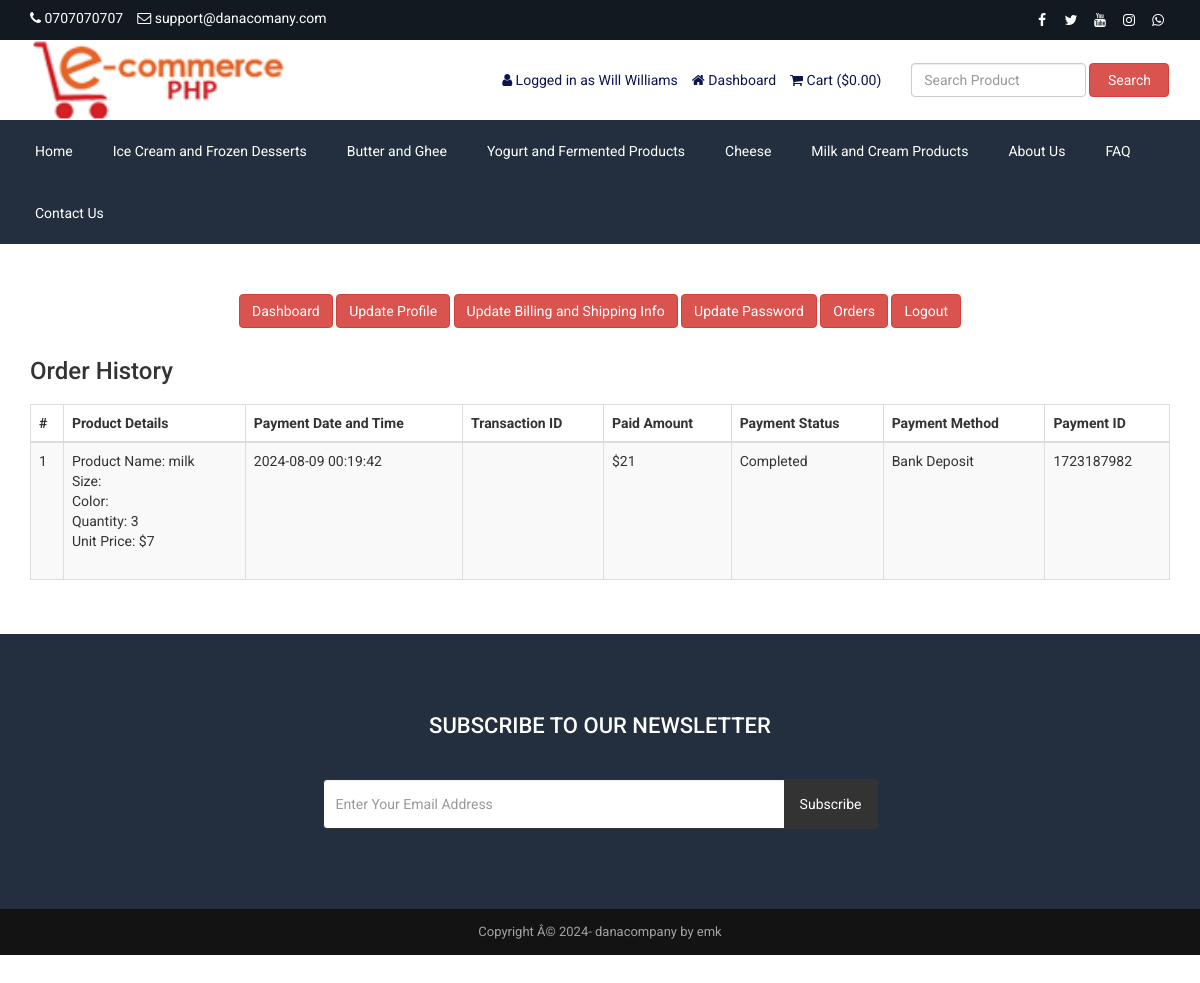
Page /customer-order.php (signed in) on the committed database.
### tables this page shows
CREATE TABLE `tbl_settings` (
  `id` int(11) NOT NULL,
  `logo` varchar(255) NOT NULL,
  `favicon` varchar(255) NOT NULL,
  `footer_about` text NOT NULL,
  `footer_copyright` text NOT NULL,
  `contact_address` text NOT NULL,
  `contact_email` varchar(255) NOT NULL,
  `contact_phone` varchar(255) NOT NULL,
  `contact_fax` varchar(255) NOT NULL,
  `contact_map_iframe` text NOT NULL,
  `receive_email` varchar(255) NOT NULL,
  `receive_email_subject` varchar(255) NOT NULL,
  `receive_email_thank_you_message` text NOT NULL,
  `forget_password_message` text NOT NULL,
  `total_recent_post_footer` int(10) NOT NULL,
  `total_popular_post_footer` int(10) NOT NULL,
  `total_recent_post_sidebar` int(11) NOT NULL,
  `total_popular_post_sidebar` int(11) NOT NULL,
  `total_featured_product_home` int(11) NOT NULL,
  `total_latest_product_home` int(11) NOT NULL,
  `total_popular_product_home` int(11) NOT NULL,
  `meta_title_home` text NOT NULL,
  `meta_keyword_home` text NOT NULL,
  `meta_description_home` text NOT NULL,
  `banner_login` text NOT NULL,
  `banner_registration` text NOT NULL,
  `banner_forget_password` text NOT NULL,
  `banner_reset_password` text NOT NULL,
  `banner_search` text NOT NULL,
  `banner_cart` text NOT NULL,
  `banner_checkout` text NOT NULL,
  `banner_product_category` text NOT NULL,
  `banner_blog` text NOT NULL,
  `cta_title` text NOT NULL,
  `cta_content` text NOT NULL,
  `cta_read_more_text` text NOT NULL,
  `cta_read_more_url` text NOT NULL,
  `cta_photo` text NOT NULL,
  `featured_product_title` text NOT NULL,
  `featured_product_subtitle` text NOT NULL,
  `latest_product_title` text NOT NULL,
  `latest_product_subtitle` text NOT NULL,
  `popular_product_title` text NOT NULL,
  `popular_product_subtitle` text NOT NULL,
  `testimonial_title` text NOT NULL,
  `testimonial_subtitle` text NOT NULL,
  `testimonial_photo` text NOT NULL,
  `blog_title` text NOT NULL,
  `blog_subtitle` text NOT NULL,
  `newsletter_text` text NOT NULL,
  `paypal_email` varchar(255) NOT NULL,
  `stripe_public_key` varchar(255) NOT NULL,
  `stripe_secret_key` varchar(255) NOT NULL,
  `bank_detail` text NOT NULL,
  `before_head` text NOT NULL,
  `after_body` text NOT NULL,
  `before_body` text NOT NULL,
  `home_service_on_off` int(11) NOT NULL,
  `home_welcome_on_off` int(11) NOT NULL,
  `home_featured_product_on_off` int(11) NOT NULL,
  `home_latest_product_on_off` int(11) NOT NULL,
  `home_popular_product_on_off` int(11) NOT NULL,
  `home_testimonial_on_off` int(11) NOT NULL,
  `home_blog_on_off` int(11) NOT NULL,
  `newsletter_on_off` int(11) NOT NULL,
  `ads_above_welcome_on_off` int(1) NOT NULL,
  `ads_above_featured_product_on_off` int(1) NOT NULL,
  `ads_above_latest_product_on_off` int(1) NOT NULL,
  `ads_above_popular_product_on_off` int(1) NOT NULL,
  `ads_above_testimonial_on_off` int(1) NOT NULL,
  `ads_category_sidebar_on_off` int(1) NOT NULL
);

CREATE TABLE `tbl_social` (
  `social_id` int(11) NOT NULL,
  `social_name` varchar(30) NOT NULL,
  `social_url` varchar(255) NOT NULL,
  `social_icon` varchar(30) NOT NULL
);

CREATE TABLE `tbl_top_category` (
  `tcat_id` int(11) NOT NULL,
  `tcat_name` varchar(255) NOT NULL,
  `show_on_menu` int(1) NOT NULL
);

CREATE TABLE `tbl_page` (
  `id` int(11) NOT NULL,
  `about_title` varchar(255) NOT NULL,
  `about_content` text NOT NULL,
  `about_banner` varchar(255) NOT NULL,
  `about_meta_title` varchar(255) NOT NULL,
  `about_meta_keyword` text NOT NULL,
  `about_meta_description` text NOT NULL,
  `faq_title` varchar(255) NOT NULL,
  `faq_banner` varchar(255) NOT NULL,
  `faq_meta_title` varchar(255) NOT NULL,
  `faq_meta_keyword` text NOT NULL,
  `faq_meta_description` text NOT NULL,
  `blog_title` varchar(255) NOT NULL,
  `blog_banner` varchar(255) NOT NULL,
  `blog_meta_title` varchar(255) NOT NULL,
  `blog_meta_keyword` text NOT NULL,
  `blog_meta_description` text NOT NULL,
  `contact_title` varchar(255) NOT NULL,
  `contact_banner` varchar(255) NOT NULL,
  `contact_meta_title` varchar(255) NOT NULL,
  `contact_meta_keyword` text NOT NULL,
  `contact_meta_description` text NOT NULL,
  `pgallery_title` varchar(255) NOT NULL,
  `pgallery_banner` varchar(255) NOT NULL,
  `pgallery_meta_title` varchar(255) NOT NULL,
  `pgallery_meta_keyword` text NOT NULL,
  `pgallery_meta_description` text NOT NULL,
  `vgallery_title` varchar(255) NOT NULL,
  `vgallery_banner` varchar(255) NOT NULL,
  `vgallery_meta_title` varchar(255) NOT NULL,
  `vgallery_meta_keyword` text NOT NULL,
  `vgallery_meta_description` text NOT NULL
);

CREATE TABLE `tbl_payment` (
  `id` int(11) NOT NULL,
  `customer_id` int(11) NOT NULL,
  `customer_name` varchar(255) NOT NULL,
  `customer_email` varchar(255) NOT NULL,
  `payment_date` varchar(50) NOT NULL,
  `txnid` varchar(255) NOT NULL,
  `paid_amount` int(11) NOT NULL,
  `card_number` varchar(50) NOT NULL,
  `card_cvv` varchar(10) NOT NULL,
  `card_month` varchar(10) NOT NULL,
  `card_year` varchar(10) NOT NULL,
  `bank_transaction_info` text NOT NULL,
  `payment_method` varchar(20) NOT NULL,
  `payment_status` varchar(25) NOT NULL,
  `shipping_status` varchar(20) NOT NULL,
  `payment_id` varchar(255) NOT NULL
);

CREATE TABLE `tbl_order` (
  `id` int(11) NOT NULL,
  `product_id` int(11) NOT NULL,
  `product_name` varchar(255) NOT NULL,
  `size` varchar(100) NOT NULL,
  `color` varchar(100) NOT NULL,
  `quantity` varchar(50) NOT NULL,
  `unit_price` varchar(50) NOT NULL,
  `payment_id` varchar(255) NOT NULL
);

### customer-order.php (the view, shortened to what this page needs)
<?php require_once('header.php'); ?>
<div class="page">
    <div class="container">
        <div class="row">
            <div class="col-md-12">
                <?php require_once('customer-sidebar.php'); ?>
            </div>
            <div class="col-md-12">
                <div class="user-content">
                    <h3><?php echo LANG_VALUE_25; ?></h3>
                    <div class="table-responsive">
                        <table class="table table-bordered table-striped table-hover">
                            <thead>
                                <tr>
                                    <th><?php echo '#' ?></th>
                                    <th><?php echo LANG_VALUE_48; ?></th>
                                    <th><?php echo LANG_VALUE_27; ?></th>
                                    <th><?php echo LANG_VALUE_28; ?></th>
                                    <th><?php echo LANG_VALUE_29; ?></th>
                                    <th><?php echo LANG_VALUE_30; ?></th>
                                    <th><?php echo LANG_VALUE_31; ?></th>
                                    <th><?php echo LANG_VALUE_32; ?></th>
                                </tr>
                            </thead>
                            <tbody>
            <?php
            $limit = 10;
            $page = @$_GET['page'];
            if($page)
                $start = ($page - 1) * $limit;
            else
                $start = 0;
            $statement = $pdo->prepare("SELECT * FROM tbl_payment WHERE customer_email=? ORDER BY id DESC LIMIT $start, $limit");
            $statement->execute(array($_SESSION['customer']['cust_email']));
            $result = $statement->fetchAll(PDO::FETCH_ASSOC);
            if ($page == 0) $page = 1;
            ?>
                                <?php
                                $tip = $page*10-10;
                                foreach ($result as $row) {
                                    $tip++;
                                    ?>
                                    <tr>
                                        <td><?php echo $tip; ?></td>
                                        <td>
                                            <?php
                                            $statement1 = $pdo->prepare("SELECT * FROM tbl_order WHERE payment_id=?");
                                            $statement1->execute(array($row['payment_id']));
                                            $result1 = $statement1->fetchAll(PDO::FETCH_ASSOC);
                                            foreach ($result1 as $row1) {
                                                echo 'Product Name: '.$row1['product_name'];
                                                echo '<br>Size: '.$row1['size'];
                                                echo '<br>Color: '.$row1['color'];
                                                echo '<br>Quantity: '.$row1['quantity'];
                                                echo '<br>Unit Price: $'.$row1['unit_price'];
                                                echo '<br><br>';
                                            }
                                            ?>
                                        </td>
                                        <td><?php echo $row['payment_date']; ?></td>
                                        <td><?php echo $row['txnid']; ?></td>
                                        <td><?php echo '$'.$row['paid_amount']; ?></td>
                                        <td><?php echo $row['payment_status']; ?></td>
                                        <td><?php echo $row['payment_method']; ?></td>
                                        <td><?php echo $row['payment_id']; ?></td>
                                    </tr>
                                    <?php
                                }
                                ?>
                            </tbody>
                        </table>
                        <div class="pagination" style="overflow: hidden;">
                    </div>
                </div>
            </div>
        </div>
    </div>
</div>
<?php require_once('footer.php'); ?>

### header.php (shortened to what this page needs)
<?php
include("admin/inc/config.php");
$statement = $pdo->prepare("SELECT * FROM tbl_settings WHERE id=1");
$statement->execute();
$result = $statement->fetchAll(PDO::FETCH_ASSOC);
foreach ($result as $row)
{
	$logo = $row['logo'];
	$contact_email = $row['contact_email'];
	$contact_phone = $row['contact_phone'];
}
?>
<!DOCTYPE html>
<html lang="en">
<head>
	<link rel="stylesheet" href="assets/css/bootstrap.min.css">
	<link rel="stylesheet" href="assets/css/font-awesome.min.css">
	<link rel="stylesheet" href="assets/css/owl.carousel.min.css">
	<link rel="stylesheet" href="assets/css/owl.theme.default.min.css">
	<link rel="stylesheet" href="assets/css/jquery.bxslider.min.css">
    <link rel="stylesheet" href="assets/css/magnific-popup.css">
    <link rel="stylesheet" href="assets/css/rating.css">
	<link rel="stylesheet" href="assets/css/spacing.css">
	<link rel="stylesheet" href="assets/css/bootstrap-touch-slider.css">
	<link rel="stylesheet" href="assets/css/animate.min.css">
	<link rel="stylesheet" href="assets/css/tree-menu.css">
	<link rel="stylesheet" href="assets/css/select2.min.css">
	<link rel="stylesheet" href="assets/css/main.css">
	<link rel="stylesheet" href="assets/css/responsive.css">
	<?php
	$statement = $pdo->prepare("SELECT * FROM tbl_page WHERE id=1");
	$statement->execute();
	$result = $statement->fetchAll(PDO::FETCH_ASSOC);
		?>
</head>
<body>
<div class="top">
	<div class="container">
		<div class="row">
			<div class="col-md-6 col-sm-6 col-xs-12">
				<div class="left">
					<ul>
						<li><i class="fa fa-phone"></i> <?php echo $contact_phone; ?></li>
						<li><i class="fa fa-envelope-o"></i> <?php echo $contact_email; ?></li>
					</ul>
				</div>
			</div>
			<div class="col-md-6 col-sm-6 col-xs-12">
				<div class="right">
					<ul>
						<?php
						$statement = $pdo->prepare("SELECT * FROM tbl_social");
						$statement->execute();
						$result = $statement->fetchAll(PDO::FETCH_ASSOC);
						foreach ($result as $row) {
							?>
							<?php if($row['social_url'] != ''): ?>
							<li><a href="<?php echo $row['social_url']; ?>"><i class="<?php echo $row['social_icon']; ?>"></i></a></li>
							<?php endif; ?>
							<?php
						}
						?>
					</ul>
				</div>
			</div>
		</div>
	</div>
</div>
<div class="header">
	<div class="container">
		<div class="row inner">
			<div class="col-md-4 logo">
				<a href="index.php"><img src="assets/uploads/<?php echo $logo; ?>" alt="logo image"></a>
			</div>
			<div class="col-md-5 right">
				<ul>
					<?php
					if(isset($_SESSION['customer'])) {
						?>
						<li><i class="fa fa-user"></i> <?php echo LANG_VALUE_13; ?> <?php echo $_SESSION['customer']['cust_name']; ?></li>
						<li><a href="dashboard.php"><i class="fa fa-home"></i> <?php echo LANG_VALUE_89; ?></a></li>
						<?php
					} else {
						?>
						<li><a href="login.php"><i class="fa fa-sign-in"></i> <?php echo LANG_VALUE_9; ?></a></li>
						<li><a href="registration.php"><i class="fa fa-user-plus"></i> <?php echo LANG_VALUE_15; ?></a></li>
						<?php
					}
					?>
					<li><a href="cart.php"><i class="fa fa-shopping-cart"></i> <?php echo LANG_VALUE_18; ?> (<?php echo LANG_VALUE_1; ?><?php
					if(isset($_SESSION['cart_p_id'])) {
						$table_total_price = 0;
						$i=0;
	                    foreach($_SESSION['cart_p_qty'] as $key => $value)
	                    {
	                        $i++;
	                        $arr_cart_p_qty[$i] = $value;
	                    }                    $i=0;
	                    foreach($_SESSION['cart_p_current_price'] as $key => $value)
	                    {
	                        $i++;
	                        $arr_cart_p_current_price[$i] = $value;
	                    }
	                    for($i=1;$i<=count($arr_cart_p_qty);$i++) {
	                    	$row_total_price = $arr_cart_p_current_price[$i]*$arr_cart_p_qty[$i];
	                        $table_total_price = $table_total_price + $row_total_price;
	                    }
						echo $table_total_price;
					} else {
						echo '0.00';
					}
					?>)</a></li>
				</ul>
			</div>
			<div class="col-md-3 search-area">
				<form class="navbar-form navbar-left" role="search" action="search-result.php" method="get">
					<div class="form-group">
						<input type="text" class="form-control search-top" placeholder="<?php echo LANG_VALUE_2; ?>" name="search_text">
					</div>
					<button type="submit" class="btn btn-danger"><?php echo LANG_VALUE_3; ?></button>
				</form>
			</div>
		</div>
	</div>
</div>
<div class="nav">
	<div class="container">
		<div class="row">
			<div class="col-md-12 pl_0 pr_0">
				<div class="menu-container">
					<div class="menu">
						<ul>
							<li><a href="index.php">Home</a></li>
							<?php
							$statement = $pdo->prepare("SELECT * FROM tbl_top_category WHERE show_on_menu=1");
							$statement->execute();
							$result = $statement->fetchAll(PDO::FETCH_ASSOC);
							foreach ($result as $row) {
								?>
								<li><a href="product-category.php?id=<?php echo $row['tcat_id']; ?>&type=top-category"><?php echo $row['tcat_name']; ?></a>
								</li>
								<?php
							}
							?>
							<?php
							$statement = $pdo->prepare("SELECT * FROM tbl_page WHERE id=1");
							$statement->execute();
							$result = $statement->fetchAll(PDO::FETCH_ASSOC);
							foreach ($result as $row) {
								$about_title = $row['about_title'];
								$faq_title = $row['faq_title'];
								$contact_title = $row['contact_title'];
							}
							?>
							<li><a href="about.php"><?php echo $about_title; ?></a></li>
							<li><a href="faq.php"><?php echo $faq_title; ?></a></li>
							<li><a href="contact.php"><?php echo $contact_title; ?></a></li>
						</ul>
					</div>
				</div>
			</div>
		</div>
	</div>
</div>

### footer.php (shortened to what this page needs)
<?php
$statement = $pdo->prepare("SELECT * FROM tbl_settings WHERE id=1");
$statement->execute();
$result = $statement->fetchAll(PDO::FETCH_ASSOC);
foreach ($result as $row)
{
	$footer_copyright = $row['footer_copyright'];
    $newsletter_on_off = $row['newsletter_on_off'];
}
?>
<?php if($newsletter_on_off == 1): ?>
<section class="home-newsletter">
	<div class="container">
		<div class="row">
			<div class="col-md-6 col-md-offset-3">
				<div class="single">
				<form action="" method="post">
					<h2><?php echo LANG_VALUE_93; ?></h2>
					<div class="input-group">
			        	<input type="email" class="form-control" placeholder="<?php echo LANG_VALUE_95; ?>" name="email_subscribe">
			         	<span class="input-group-btn">
			         	<button class="btn btn-theme" type="submit" name="form_subscribe"><?php echo LANG_VALUE_92; ?></button>
			         	</span>
			        </div>
				</div>
			</div>
		</div>
	</div>
</section>
<?php endif; ?>
<div class="footer-bottom">
	<div class="container">
		<div class="row">
			<div class="col-md-12 copyright">
				<?php echo $footer_copyright; ?>
			</div>
		</div>
	</div>
</div>
</body>
</html>

### rows in the picture
tbl_settings: contact_phone "0707070707", contact_email "support@danacomany.com", logo (picture), footer_copyright "Copyright Â© 2024- danacompany by emk"
tbl_top_category: tcat_name "Ice Cream and Frozen Desserts"
tbl_top_category: tcat_name "Butter and Ghee"
tbl_top_category: tcat_name "Yogurt and Fermented Products"
tbl_top_category: tcat_name "Cheese"
tbl_top_category: tcat_name "Milk and Cream Products"
tbl_page: about_title "About Us", faq_title "FAQ", contact_title "Contact Us"
tbl_payment: payment_date "2024-08-09 00:19:42", paid_amount "21", payment_status "Completed", payment_method "Bank Deposit", payment "1723187982"
tbl_order: product_name "milk", quantity "3", unit_price "7"

### other values in the picture
LANG_VALUE_13 "Logged in as"
$_SESSION['customer']['cust_name'] "Will Williams"
LANG_VALUE_89 "Dashboard"
LANG_VALUE_18 "Cart"
LANG_VALUE_1 "$"
LANG_VALUE_3 "Search"
LANG_VALUE_117 "Update Profile"
LANG_VALUE_88 "Update Billing and Shipping Info"
LANG_VALUE_99 "Update Password"
LANG_VALUE_24 "Orders"
LANG_VALUE_14 "Logout"
LANG_VALUE_25 "Order History"
LANG_VALUE_48 "Product Details"
LANG_VALUE_27 "Payment Date and Time"
LANG_VALUE_28 "Transaction ID"
